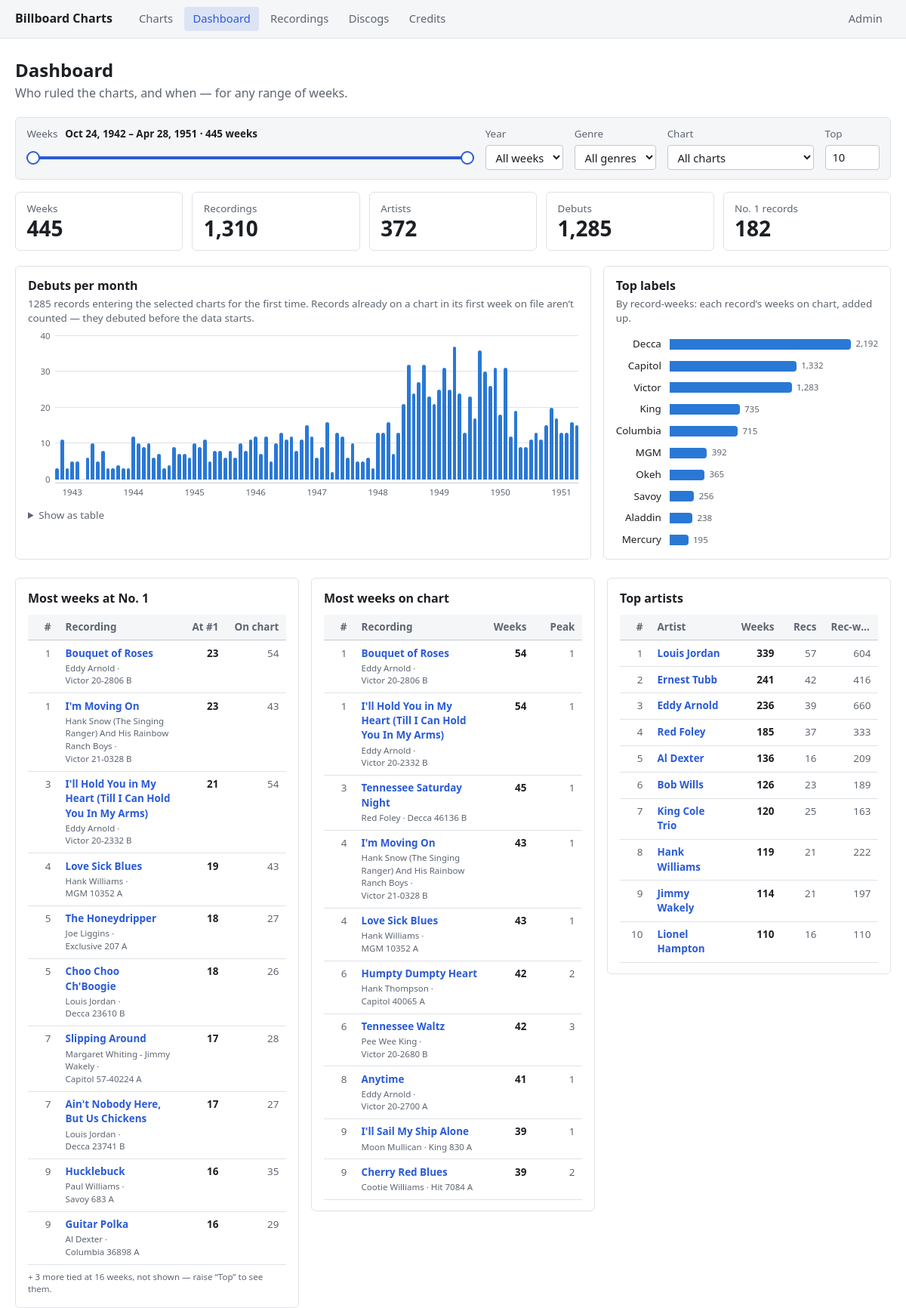
/dashboard/, run on the app's committed database.
### charts/models.py (models this page shows, shortened)
class Label(models.Model):
    name = models.CharField(max_length=100, unique=True)

class Recording(models.Model):
    label = models.ForeignKey(Label, on_delete=models.PROTECT, related_name="recordings")
    catalog_number = models.CharField(max_length=30)  # CharField: numbers like "20-2700" aren't integers
    side = models.CharField(max_length=4, blank=True)
    song = models.ForeignKey(Song, on_delete=models.PROTECT, related_name="recordings")
    credit_text = models.CharField(max_length=300)
    reissue_of = models.ForeignKey(
        "self", null=True, blank=True, on_delete=models.SET_NULL, related_name="reissues"
    )
    class Meta:
        constraints = [
            models.UniqueConstraint(
                fields=["label", "catalog_number", "side"], name="unique_label_catalog_side"
            )
        ]

### charts/views.py (the view)
# urls.py: path("dashboard/", views.dashboard, name="dashboard"),
def dashboard(request):
    context = {
        **dashboard_lib.build(request.GET),
        "genre_choices": Chart.CATEGORY_CHOICES,
        "all_charts": Chart.objects.order_by("category", "method"),
    }
    if request.headers.get("HX-Request"):
        return render(request, "charts/_dashboard_results.html", context)
    return render(request, "charts/dashboard.html", context)

### charts/dashboard.py (called while the page is built)
def all_weeks():
    return list(
        ChartEntry.objects.order_by("week_date").values_list("week_date", flat=True).distinct()
    )

def _parse_date(value):
    try:
        return date.fromisoformat(value) if value else None
    except ValueError:
        return None

def _parse_top_n(value):
    try:
        n = int(value)
    except (TypeError, ValueError):
        return DEFAULT_TOP_N
    return max(1, min(MAX_TOP_N, n))

def parse_filters(params, weeks):
    genre = params.get("genre", "")
    if genre not in dict(Chart.CATEGORY_CHOICES):
        genre = ""
    chart_id = params.get("chart", "")
    if not chart_id.isdigit():
        chart_id = ""
    first, last = (weeks[0], weeks[-1]) if weeks else (None, None)
    date_from = _parse_date(params.get("from")) or first
    date_to = _parse_date(params.get("to")) or last
    if weeks:
        if date_from > date_to:
            date_from, date_to = date_to, date_from
        date_from = weeks[min(bisect_left(weeks, date_from), len(weeks) - 1)]
        date_to = weeks[max(bisect_right(weeks, date_to) - 1, 0)]
        if date_from > date_to:
            date_to = date_from
    return {
        "genre": genre,
        "chart": chart_id,
        "date_from": date_from,
        "date_to": date_to,
        "n": _parse_top_n(params.get("n")),
    }

def filtered_entries(filters, with_dates=True):
    entries = ChartEntry.objects.all()
    if filters["genre"]:
        entries = entries.filter(chart__category=filters["genre"])
    if filters["chart"]:
        entries = entries.filter(chart_id=filters["chart"])
    if with_dates and filters["date_from"]:
        entries = entries.filter(week_date__gte=filters["date_from"], week_date__lte=filters["date_to"])
    return entries

def _rank(rows, key, n):
    rank, previous = 0, object()
    for i, row in enumerate(rows):
        if row[key] != previous:
            rank, previous = i + 1, row[key]
        row["rank"] = rank
    shown = rows[:n]
    more_tied = 0
    if shown and len(rows) > n:
        cut_value = shown[-1][key]
        for row in rows[n:]:
            if row[key] != cut_value:
                break
            more_tied += 1
    return {
        "rows": shown,
        "more_tied": more_tied,
        "tied_value": shown[-1][key] if shown else None,
        "total": len(rows),
    }

### charts/models.py (called while the page is built)
def format_catalog(label_name, catalog_number, side):
    parts = [label_name, catalog_number]
    if side:
        parts.append(side)
    return " ".join(parts)

### charts/templates/charts/dashboard.html (shortened to what this page needs)
{% extends "charts/base.html" %}
{% load static %}
{% block content %}
    <div class="page-header">
        <div>
            <h1>Dashboard</h1>
            <p class="subtitle">Who ruled the charts, and when &mdash; for any range of weeks.</p>
        </div>
    </div>
    {% if has_data %}
    <form id="dash-filters" class="filter-bar dash-filter-bar" method="get" action="{% url 'charts:dashboard' %}"
          hx-get="{% url 'charts:dashboard' %}" hx-target="#dash-results" hx-push-url="true"
          hx-indicator="#dash-results"
          hx-trigger="change from:select.dash-filter, range-changed, input changed delay:500ms from:#top-n">
        <div class="range-field">
            <span class="range-heading">
                Weeks
                <span id="range-label" class="range-label">{{ filters.date_from|date:"M j, Y" }} &ndash; {{ filters.date_to|date:"M j, Y" }} &middot; {{ range_weeks }} week{{ range_weeks|pluralize }}</span>
            </span>
            <div class="range-slider">
                <div class="range-track"><div class="range-fill" id="range-fill"></div></div>
            </div>
        </div>
        <label>
            Year
            <select id="year-preset" aria-label="Jump to a year">
                <option value="all" {% if preset == "all" %}selected{% endif %}>All weeks</option>
            </select>
        </label>
        <label>
            Genre
            <select name="genre" class="dash-filter">
                <option value="">All genres</option>
            </select>
        </label>
        <label>
            Chart
            <select name="chart" class="dash-filter">
                <option value="">All charts</option>
            </select>
        </label>
        <label>
            Top
            <input type="number" name="n" id="top-n" value="{{ filters.n }}" min="1" max="100" class="top-n-input">
        </label>
    </form>
    {% endif %}
    <div id="dash-results" class="dash-results">
        {% include "charts/_dashboard_results.html" %}
    </div>
{% endblock %}

### charts/templates/charts/_dashboard_results.html (shortened to what this page needs)
{% if not has_data %}
    <p class="summary">No chart weeks on file yet.</p>
{% else %}
{% with scope="&genre="|add:filters.genre|add:"&chart="|add:filters.chart %}
<section class="kpi-row" aria-label="Headline numbers">
    {% for k in kpis %}
    <div class="kpi" title="{{ k.hint }}">
        <div class="kpi-label">{{ k.label }}</div>
        <div class="kpi-value">{{ k.value }}</div>
    </div>
    {% endfor %}
</section>
<div class="viz-grid">
    <figure class="viz-card">
        <figcaption>
            <h2>Debuts per {{ debuts.unit }}</h2>
            <p class="viz-sub">
                {{ debuts.total }} record{{ debuts.total|pluralize }} entering the selected charts for the first time.
                Records already on a chart in its first week on file aren&rsquo;t counted &mdash; they debuted before the data starts.
            </p>
        </figcaption>
        <div class="viz-columns-wrap">
            <div class="viz-plot">
                {% for t in debuts.ticks %}
                <div class="viz-gridline" style="bottom: {{ t.pct }}%;"><span>{{ t.value }}</span></div>
                {% endfor %}
                <div class="viz-columns">
                    {% for b in debuts.buckets %}
                    <div class="viz-col" tabindex="0" data-tip-value="{{ b.value }} debut{{ b.value|pluralize }}" data-tip-label="{{ b.label }}"
                         aria-label="{{ b.label }}: {{ b.value }} debut{{ b.value|pluralize }}">
                        <div class="viz-bar" style="height: {{ b.height_pct }}%;"></div>
                    </div>
                    {% endfor %}
                </div>
            </div>
            <div class="viz-x-axis">
                {% for b in debuts.buckets %}<span>{{ b.axis_label }}</span>{% endfor %}
            </div>
        </div>
        <details class="viz-table">
            <summary>Show as table</summary>
        </details>
    </figure>
    <figure class="viz-card">
        <figcaption>
            <h2>Top labels</h2>
            <p class="viz-sub">By record-weeks: each record&rsquo;s weeks on chart, added up.</p>
        </figcaption>
        {% if labels %}
        <div class="viz-hbars">
            {% for l in labels %}
            <span class="viz-hbar-name">{{ l.label }}</span>
            <div class="viz-hbar-track" tabindex="0" data-tip-value="{{ l.value_display }} record-weeks" data-tip-label="{{ l.label }}"
                 aria-label="{{ l.label }}: {{ l.value_display }} record-weeks">
                <div class="viz-hbar" style="width: {{ l.width_pct }}%;"></div>
                <span class="viz-hbar-value">{{ l.value_display }}</span>
            </div>
            {% endfor %}
        </div>
        {% else %}
            <p class="summary">Nothing charted in this range.</p>
        {% endif %}
    </figure>
</div>
<div class="ranking-grid">
    <section class="ranking-card">
        <h2>Most weeks at No. 1</h2>
        <table class="dense-table ranking-table">
            <colgroup><col style="width: 2.5rem;"><col><col style="width: 4rem;"><col style="width: 5rem;"></colgroup>
            <thead><tr>
                <th class="num">#</th><th>Recording</th>
                <th class="num" title="Calendar weeks at #1 on any selected chart">At #1</th>
                <th class="num" title="Calendar weeks on any selected chart, any position (the tie-break)">On chart</th>
            </tr></thead>
            <tbody>
                {% for r in number_ones.rows %}
                <tr>
                    <td class="num rank">{{ r.rank }}</td>
                    <td class="wrap">
                        <a class="ranking-title" href="{% url 'charts:recordings_matrix' %}?group=recording&q={{ r.matrix_query|urlencode }}{{ scope }}">{{ r.song }}</a>
                        <span class="ranking-meta">{{ r.credit_text }} &middot; <span class="nowrap">{{ r.catalog_display }}</span></span>
                    </td>
                    <td class="num ranking-key">{{ r.weeks_at_1 }}</td>
                    <td class="num muted">{{ r.weeks_on }}</td>
                </tr>
                {% empty %}
                <tr><td colspan="4" class="empty-row">No #1 records in this range.</td></tr>
                {% endfor %}
            </tbody>
        </table>
        {% include "charts/_dashboard_tie_note.html" with ranking=number_ones unit="week" %}
    </section>
    <section class="ranking-card">
        <h2>Most weeks on chart</h2>
        <table class="dense-table ranking-table">
            <colgroup><col style="width: 2.5rem;"><col><col style="width: 4rem;"><col style="width: 4rem;"></colgroup>
            <thead><tr>
                <th class="num">#</th><th>Recording</th>
                <th class="num" title="Calendar weeks on any selected chart, any position">Weeks</th>
                <th class="num" title="Best position reached in the range, on any selected chart (the tie-break)">Peak</th>
            </tr></thead>
            <tbody>
                {% for r in top_recordings.rows %}
                <tr>
                    <td class="num rank">{{ r.rank }}</td>
                    <td class="wrap">
                        <a class="ranking-title" href="{% url 'charts:recordings_matrix' %}?group=recording&q={{ r.matrix_query|urlencode }}{{ scope }}">{{ r.song }}</a>
                        <span class="ranking-meta">{{ r.credit_text }} &middot; <span class="nowrap">{{ r.catalog_display }}</span></span>
                    </td>
                    <td class="num ranking-key">{{ r.weeks_on }}</td>
                    <td class="num muted">{{ r.peak }}</td>
                </tr>
                {% empty %}
                <tr><td colspan="4" class="empty-row">Nothing charted in this range.</td></tr>
                {% endfor %}
            </tbody>
        </table>
    </section>
    <section class="ranking-card">
        <h2>Top artists</h2>
        <table class="dense-table ranking-table">
            <colgroup><col style="width: 2.5rem;"><col><col style="width: 4rem;"><col style="width: 3.5rem;"><col style="width: 4.5rem;"></colgroup>
            <thead><tr>
                <th class="num">#</th><th>Artist</th>
                <th class="num" title="Calendar weeks with at least one of their records on a selected chart (the ranking)">Weeks</th>
                <th class="num" title="Different records that charted">Recs</th>
                <th class="num" title="Each record's weeks added up -- three hits on at once count three times per week (the tie-break)">Rec-wks</th>
            </tr></thead>
            <tbody>
                {% for a in top_artists.rows %}
                <tr>
                    <td class="num rank">{{ a.rank }}</td>
                    <td class="wrap"><a class="ranking-title" href="{% url 'charts:recordings_matrix' %}?group=recording&q={{ a.name|urlencode }}{{ scope }}">{{ a.name }}</a></td>
                    <td class="num ranking-key">{{ a.weeks_on }}</td>
                    <td class="num muted">{{ a.recordings }}</td>
                    <td class="num muted">{{ a.record_weeks }}</td>
                </tr>
                {% empty %}
                <tr><td colspan="5" class="empty-row">Nothing charted in this range.</td></tr>
                {% endfor %}
            </tbody>
        </table>
    </section>
</div>
{% endwith %}
{% endif %}

### data on the page
Label: label "Decca", {{ l.width_pct }} 100.0 (drawn), value_display "2,192"
Label: label "Capitol", {{ l.width_pct }} 60.77 (drawn), value_display "1,332"
Label: label "Victor", {{ l.width_pct }} 58.53 (drawn), value_display "1,283"
Label: label "King", {{ l.width_pct }} 33.53 (drawn), value_display "735"
Label: label "Columbia", {{ l.width_pct }} 32.62 (drawn), value_display "715"
Label: label "MGM", {{ l.width_pct }} 17.88 (drawn), value_display "392"
Label: label "Okeh", {{ l.width_pct }} 16.65 (drawn), value_display "365"
Label: label "Savoy", {{ l.width_pct }} 11.68 (drawn), value_display "256"
Label: label "Aladdin", {{ l.width_pct }} 10.86 (drawn), value_display "238"
Label: label "Mercury", {{ l.width_pct }} 8.9 (drawn), value_display "195"
Recording: rank "7", name "King Cole Trio", weeks_on "120", recordings "25", record_weeks "163"

### other printed values
{{ k.label }} "Weeks" "Recordings" "Artists" "Debuts" "No. 1 records"
{{ k.value }} "445" "1,310" "372" "1,285" "182"
{{ debuts.unit }} "month"
{{ debuts.total }} "1285"
{{ t.value }} "0" "10" "20" "30" "40"
{{ b.axis_label }} "1943" "1944" "1945" "1946" "1947" "1948" "1949" "1950" "1951"
{{ r.rank }} "1" "1" "3" "4" "5" "5" "7" "7" "9" "9"
{{ r.song }} "Bouquet of Roses" "I'm Moving On" "I'll Hold You in My Heart (Till I Can Hold You In My Arms)" "Love Sick Blues" "The Honeydripper" "Choo Choo Ch'Boogie" "Slipping Around" "Ain't Nobody Here, But Us Chickens" "Hucklebuck" "Guitar Polka"
{{ r.credit_text }} "Eddy Arnold" "Hank Snow (The Singing Ranger) And His Rainbow Ranch Boys" "Eddy Arnold" "Hank Williams" "Joe Liggins" "Louis Jordan" "Margaret Whiting - Jimmy Wakely" "Louis Jordan" "Paul Williams" "Al Dexter"
{{ r.catalog_display }} "Victor 20-2806 B" "Victor 21-0328 B" "Victor 20-2332 B" "MGM 10352 A" "Exclusive 207 A" "Decca 23610 B" "Capitol 57-40224 A" "Decca 23741 B" "Savoy 683 A" "Columbia 36898 A"
{{ r.weeks_at_1 }} "23" "23" "21" "19" "18" "18" "17" "17" "16" "16"
{{ r.weeks_on }} "54" "43" "54" "43" "27" "26" "28" "27" "35" "29"
{{ ranking.more_tied }} "3"
{{ ranking.tied_value }} "16"
{{ unit }} "week"
